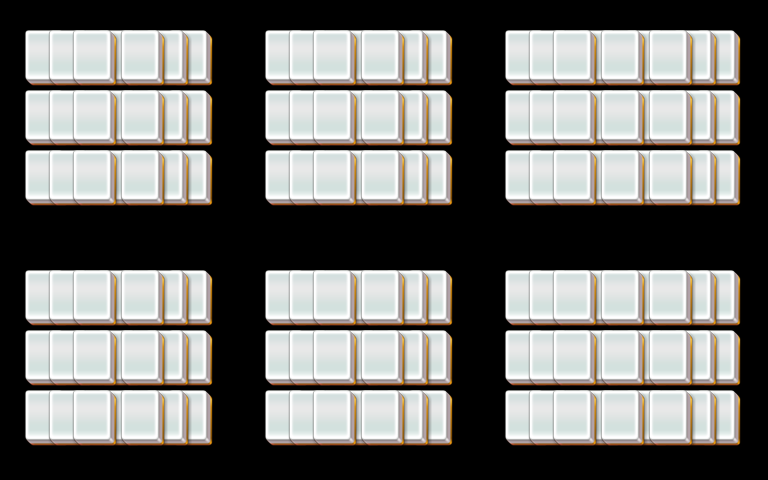

Below is a game level as drawn by its tile map, then a one-line description and the .tmx that defines it (tile-layer data replaced by summaries):
An orthogonal 32x16 tile map with 24x30 px tiles, 3 tile layers (layer1, layer2, layer3).

<map version="1.0" orientation="orthogonal" width="32" height="16" tilewidth="24" tileheight="30">
 <properties>
  <property name="species" value="30" />
 </properties>
 <tileset firstgid="1" name="mahjong" tilewidth="48" tileheight="60">
  <image source="mahjong.png" />
 </tileset>
 <layer name="layer1" width="32" height="16">
  <data>[512 cells, 78 non-empty, 1 distinct tile ids]</data>
 </layer>
 <layer name="layer2" width="32" height="16">
  <data>[512 cells, 60 non-empty, 1 distinct tile ids]</data>
 </layer>
 <layer name="layer3" width="32" height="16">
  <data>[512 cells, 42 non-empty, 1 distinct tile ids]</data>
 </layer>
</map>
